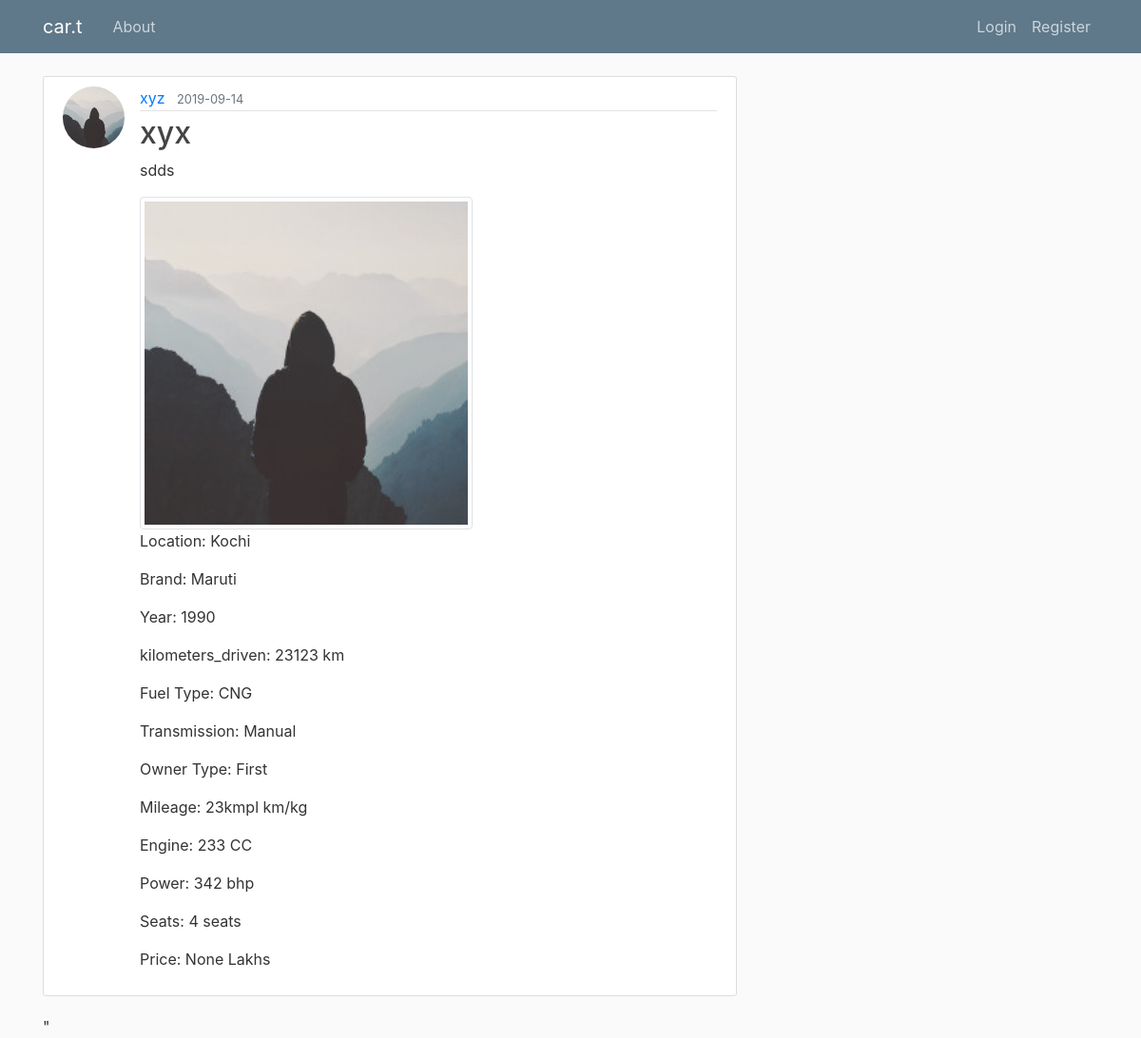
/post/1, run on the app's committed database.
### flaskblog/models.py (models this page shows, shortened)
class Account(db.Model, UserMixin):
    id = db.Column(db.Integer, primary_key=True)
    username = db.Column(db.String(20), unique=True, nullable=False)
    email = db.Column(db.String(120), unique=True, nullable=False)
    image_file = db.Column(db.String(20), nullable=False, default='default.jpg')
    account_type = db.Column(db.String(20),nullable=False)
    password = db.Column(db.String(60), nullable=False)
    posts = db.relationship('Car', backref='author', lazy=True)

class Car(db.Model):
    id = db.Column(db.Integer, primary_key=True)
    title = db.Column(db.String(100), nullable=False)
    date_posted = db.Column(db.DateTime, nullable=False, default=datetime.utcnow)
    content = db.Column(db.Text, nullable=False)
    image_file = db.Column(db.String(40), nullable=False, default='default_car.jpg')
    user_id = db.Column(db.Integer, db.ForeignKey('account.id'), nullable=False)
    location = db.Column(db.String(20),nullable=False)
    year = db.Column(db.Integer,nullable=False)
    kilometers_driven = db.Column(db.Integer,nullable=False)
    fuel_type= db.Column(db.String(20),nullable=False)
    transmission= db.Column(db.String(20),nullable=False)
    owner_type= db.Column(db.String(20),nullable=False)
    mileage = db.Column(db.String(20),nullable=False)
    engine =  db.Column(db.Integer,nullable=False)
    power =  db.Column(db.Integer,nullable=False)
    seats =   db.Column(db.Integer,nullable=False)
    brand=  db.Column(db.String,nullable=False)
    pred_price =  db.Column(db.Float,nullable=True)
    price = db.Column(db.Float,nullable=True)
    deal_type =  db.Column(db.String,nullable=True)

### flaskblog/routes.py (the view)
@app.route("/post/<int:post_id>")
def post(post_id):
    post = Car.query.get_or_404(post_id)
    image_file = url_for('static', filename='car_pics/' + post.image_file)
    return render_template('post.html', title=post.title, post=post,image_file=image_file)

### flaskblog/templates/post.html (shortened to what this page needs)
{% extends "layout.html" %}
{% block content %}
  <article class="media content-section">
    <img class="rounded-circle article-img" src="{{ url_for('static', filename='profile_pics/' + post.author.image_file) }}">
    <div class="media-body">
      <div class="article-metadata">
        <a class="mr-2" href="#">{{ post.author.username }}</a>
        <small class="text-muted">{{ post.date_posted.strftime('%Y-%m-%d') }}</small>
      </div>
      <h2 class="article-title">{{ post.title }}</h2>
      <p class="article-content">{{ post.content }}</p>
      <img class="img-thumbnail" style="width: 350px; height: 350px" src="{{ url_for('static', filename='car_pics/' + post.image_file) }}">
      <p class="<article-content">Location: {{ post.location }}</p>
      <p class="<article-content">Brand: {{ post.brand }}</p>
      <p class="<article-content">Year: {{ post.year }}</p>
      <p class="<article-content">kilometers_driven: {{ post.kilometers_driven }} km</p>
      <p class="<article-content">Fuel Type: {{ post.fuel_type }}</p>
      <p class="<article-content">Transmission: {{ post.transmission }}</p>
      <p class="<article-content">Owner Type: {{ post.owner_type }}</p>
      {% if post.fuel_type == 'CNG' %}
          <p class="<article-content">Mileage: {{ post.mileage }} km/kg</p>
      {% endif %}
      <p class="<article-content">Engine: {{ post.engine }} CC</p>
      <p class="<article-content">Power: {{ post.power }} bhp</p>
      <p class="<article-content">Seats: {{ post.seats }} seats</p>
      <p class="<article-content">Price: {{ post.price }} Lakhs</p>
      </article>"
    </div>
{% endblock content %}

### flaskblog/templates/layout.html (shortened to what this page needs)
<!DOCTYPE html>
<html>
<head>
    <link rel="stylesheet" href="https://maxcdn.bootstrapcdn.com/bootstrap/4.0.0/css/bootstrap.min.css">
    <link rel="stylesheet" type="text/css" href="{{ url_for('static', filename='main.css') }}">
</head>
<body>
    <header class="site-header">
      <nav class="navbar navbar-expand-md navbar-dark bg-steel fixed-top">
        <div class="container">
          <a class="navbar-brand mr-4" href="/">car.t</a>
          <div class="collapse navbar-collapse" id="navbarToggle">
            <div class="navbar-nav mr-auto">
              <a class="nav-item nav-link" href="{{ url_for('about') }}">About</a>
            </div>
            <div class="navbar-nav">
              {% if current_user.is_authenticated %}
                {% if current_user.account_type == 'Seller' %}
                  <a class="nav-item nav-link" href="{{ url_for('new_post') }}">New Post</a>
                {% else %}
                  <a class="nav-item nav-link" href="{{ url_for('input') }}">Search</a>
                {% endif %}
                <a class="nav-item nav-link" href="{{ url_for('account') }}">Account</a>
                <a class="nav-item nav-link" href="{{ url_for('logout') }}">Logout</a>
              {% else %}
                <a class="nav-item nav-link" href="{{ url_for('login') }}">Login</a>
                <a class="nav-item nav-link" href="{{ url_for('register') }}">Register</a>
              {% endif %}
            </div>
          </div>
        </div>
      </nav>
    </header>
    <main role="main" class="container">
      <div class="row">
        <div class="col-md-8">
          {% block content %}{% endblock %}
        </div>
    </main>
</body>
</html>

### flaskblog/static/main.css (style rules this page uses)
body { background: #fafafa; color: #333333; margin-top: 5rem; }
h1, h2, h3, h4, h5, h6 { color: #444444; }
.bg-steel { background-color: #5f788a; }
.site-header .navbar-nav .nav-link { color: #cbd5db; }
.content-section { background: #ffffff; padding: 10px 20px; border: 1px solid #dddddd; border-radius: 3px; margin-bottom: 20px; }
.article-title { color: #444444; }
.article-content { white-space: pre-line; }
.article-img { height: 65px; width: 65px; margin-right: 16px; }
.article-metadata { padding-bottom: 1px; margin-bottom: 4px; border-bottom: 1px solid #e3e3e3 }

### data on the page
Account: image_file (placeholder picture), author.username "xyz"
Car: date_posted "2019-09-14", title "xyx", content "sdds", image_file (placeholder picture), location "Kochi", brand "Maruti", year "1990", kilometers_driven "23123", fuel_type "CNG", transmission "Manual", owner_type "First", mileage "23kmpl", engine "233", power "342", seats "4", price "None"
